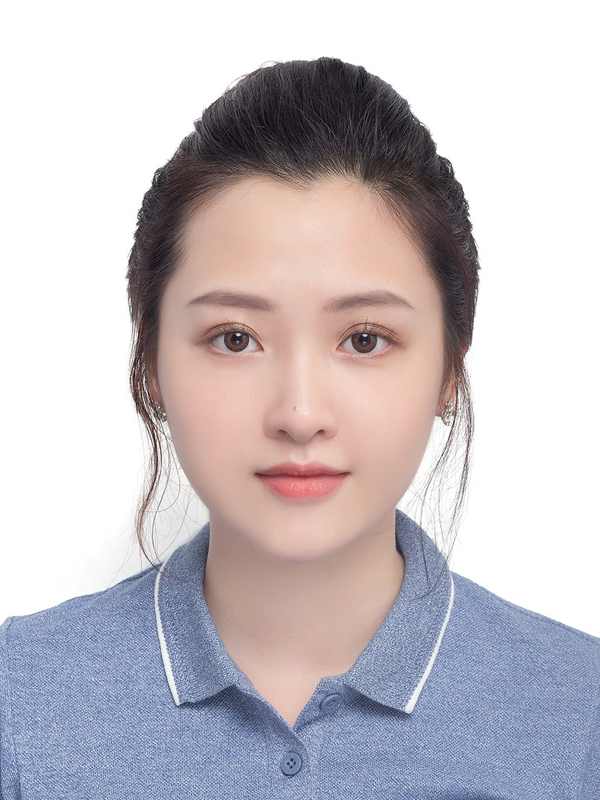
#> input picture tuan01/image/7.png, 600 x 800 px
$ python saturation.py
#> lines starting #> are read from the running program, lines starting #| are printed output that depends on the picture
import cv2

# read image
# in bellow codeline, have to change path to where image belong to
image = cv2.imread('../../image/7.png')
#> image is the input picture: shape (800, 600, 3); mean B, G, R 197.1, 192.1, 198.2
cv2.imshow("Test Image", image)

img_hsv = cv2.cvtColor(image, cv2.COLOR_RGB2HSV)
#> img_hsv: shape (800, 600, 3); mean H, S, V 44.4, 33.4, 209.2
cv2.imshow("HSV color Image", img_hsv)

# decrease the SATURATION to 75% (0.75)
# Note that SATURATION is from 0 to 255 (not[0,1])
img_hsv[:, :, 1] = img_hsv[:, :, 1] * 0.75
#> img_hsv: shape (800, 600, 3); mean H, S, V 44.4, 24.8, 209.2

# reconvert from HSV back to RGB
img_rgb1 = cv2.cvtColor(img_hsv, cv2.COLOR_HSV2RGB)

# show new img
cv2.imshow("Decrease SATURATION image ", img_rgb1)

k = cv2.waitKey(0)
#> (key Esc is pressed here)

if k == 27:  # wait for esc key to exit
    cv2.destroyAllWindows()
# and then save file DEC. saturation
cv2.imwrite('../save_ouput/7_DEC_SATURATION2.png', img_rgb1)

# increase SATURATION 125%
img_hsv = cv2.cvtColor(image, cv2.COLOR_RGB2HSV)
tmp = img_hsv[:, :, 1]
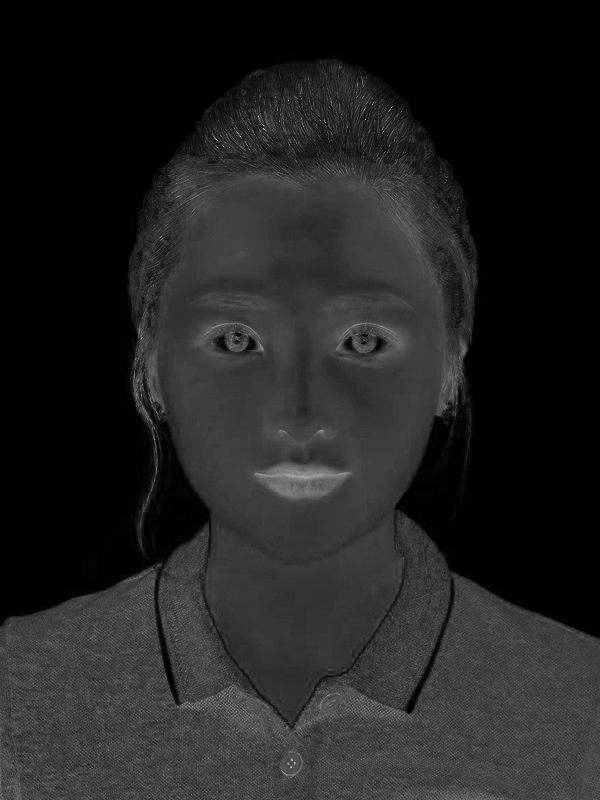
#> tmp: shape (800, 600); min 0, max 227, mean 33.4
tmp = tmp * 125
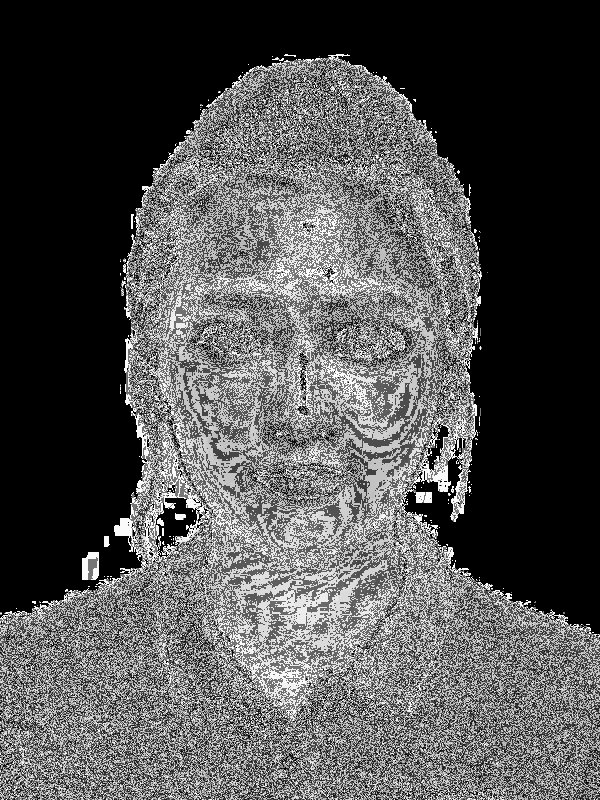
#> tmp: shape (800, 600); min 0, max 255, mean 81.5
tmp[tmp > 255] = 255
img_hsv[:, :, 1] = tmp
#> img_hsv: shape (800, 600, 3); mean H, S, V 44.4, 81.5, 209.2
img_rgb2 = cv2.cvtColor(img_hsv, cv2.COLOR_HSV2RGB)
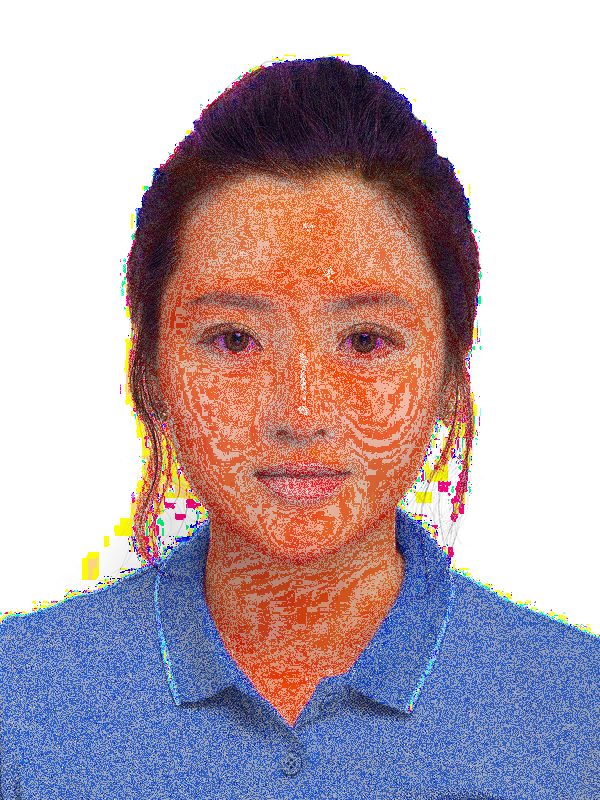
#> img_rgb2: shape (800, 600, 3); mean B, G, R 175.1, 167.4, 186.2
cv2.imshow("test_image", img_rgb2)
k = cv2.waitKey(0)
#> (key Esc is pressed here)
if k == 27:  # wait for esc key to exit
    cv2.destroyAllWindows()
# and then save file DEC. saturation
cv2.imwrite('../save_ouput/7_DEC_SATURATION2.png', img_rgb1)

$ run again, with tuan01/image/8.png copied over tuan01/image/7.png
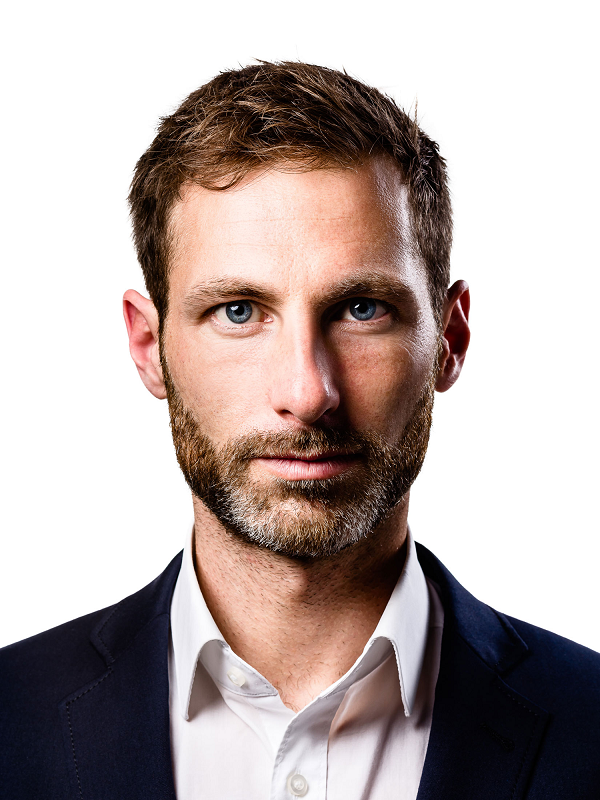
#> input picture tuan01/image/8.png, 600 x 800 px
#> image is the input picture: shape (800, 600, 3); mean B, G, R 166.3, 169.1, 182.1
#> `tmp = tmp * 125`:
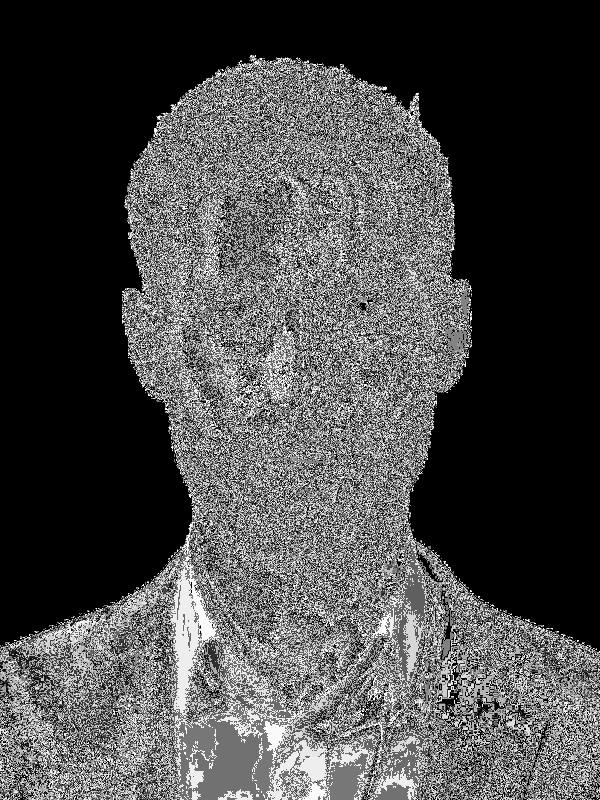
#> tmp: shape (800, 600); min 0, max 255, mean 72.6
#> `img_rgb2 = cv2.cvtColor(img_hsv, cv2.COLOR_HSV2RGB)`:
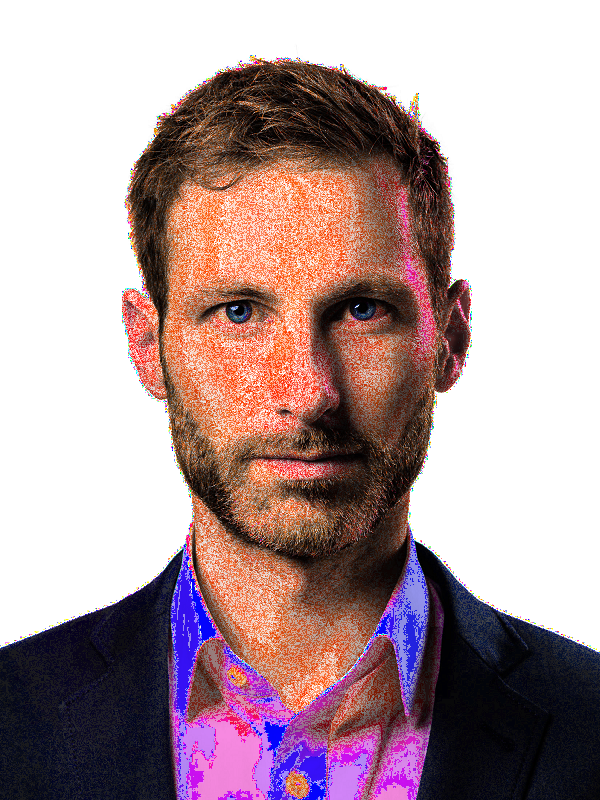
#> img_rgb2: shape (800, 600, 3); mean B, G, R 157.3, 153.9, 177.8
